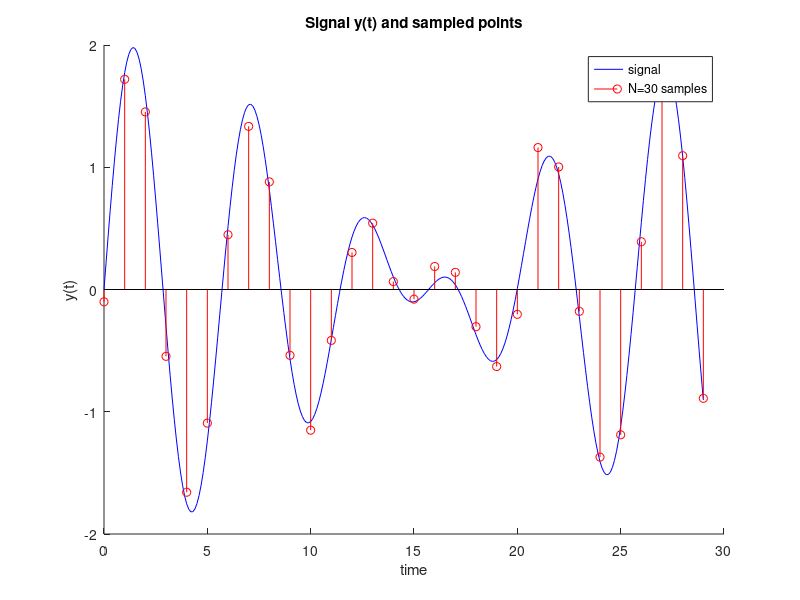
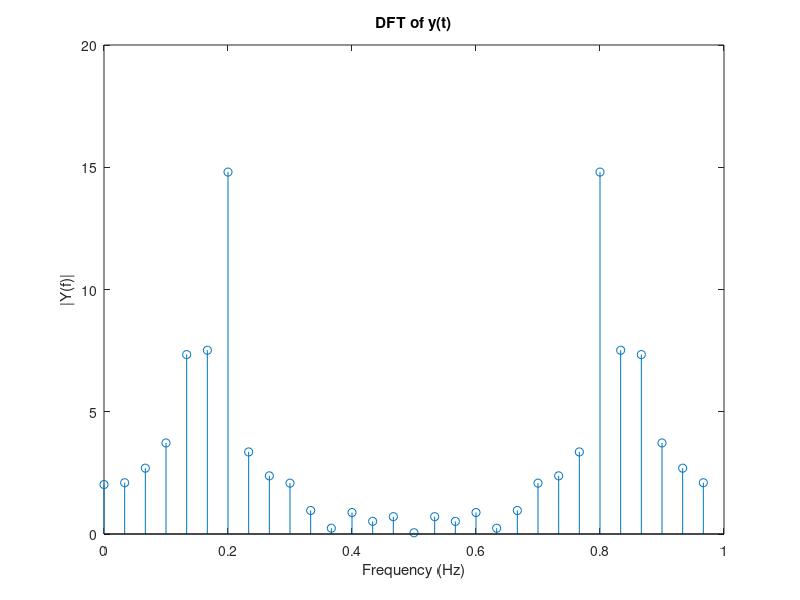

Write MATLAB code to recreate these figures, in order. (Note: this script raises an error after producing the figures.)
% Define parameters
N = 30; % Number of samples
Ts = 1; % Sampling interval in seconds
t = (0:N - 1) * Ts; % Time vector
var_e = 0.01; % Variance of Gaussian noise

% Generate signals
s = sin(t) + sin(1.2 * t); % Signal s(t)
e = sqrt(var_e) * randn(1, N); % Gaussian noise e(t)
y = s + e; % Observed signal y(t)

figure;
hold on
tt = 0:0.1:N - 1;
plot(tt, sin(tt) + sin(1.2 * tt), 'b')
stem(t, y, 'r')
title('Signal y(t) and sampled points')
xlabel('time')
ylabel('y(t)')
legend('signal', 'N=30 samples')
print('./homework_1_signal', '-dpng')

% Perform the discrete Fourier transform (DFT)
Y = fft(y, N);

% Compute the frequency axis
f = (0:N - 1) * (1 / (Ts * N));

% Plot the magnitude of the DFT
figure;
stem(f, abs(Y));
title('DFT of y(t)');
xlabel('Frequency (Hz)');
ylabel('|Y(f)|');
print('./homework_1_DFT', '-dpng')

N_zeropad = 2 ^ 10;

% Zero-padding to improve frequency resolution
Y_zeropad = fft(y, new_N);

% Compute the new frequency axis for zero-padding
f_zeropad = (0:N_zeropad - 1) * (1 / (Ts * N_zeropad));

figure;
plot(f_zeropad, abs(Y_zeropad), 'b');
title('Zero-padded DFT of y(t)');
xlabel('Frequency (Hz)');
ylabel('|Y(f)|');
print('./homework_1_DFT_zero', '-dpng')

% DTFT
[Y_DTFT, w] = dtft(y);

figure;
plot(w, abs(Y_DTFT), 'b')
xlabel('Angular frequency')
ylabel('|DTFT(y)|')
title('Discrete Time Fourier Transform of y(t)')
print('./homework_1_DTFT', '-dpng')
